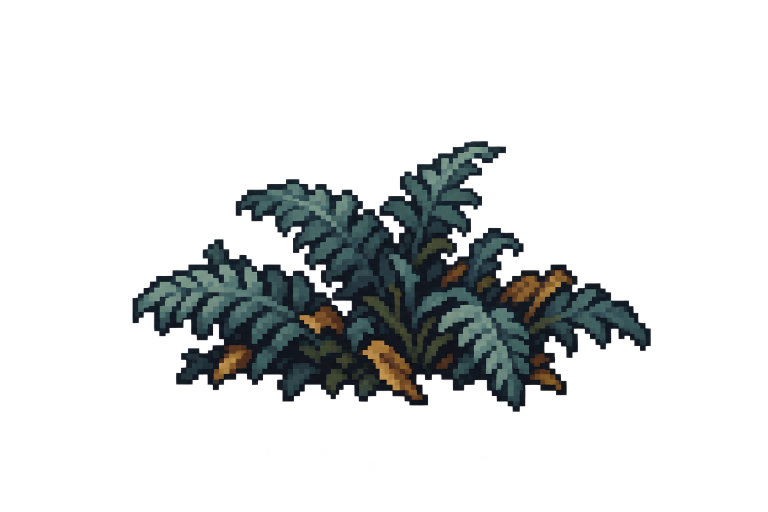
#> input picture docs/art-production/world-polish-20261025/sources/fern_raw.png, 1536 x 1024 px (shown at 1/2 size); its folder holds 3 pictures in this run
$ python build.py ../../../docs/art-production/world-polish-20261025/sources/basic_dodge_raw.png
#> lines starting #> are read from the running program, lines starting #| are printed output that depends on the picture; after the words box and inside, x2 and y2 are one past the last pixel; in counts of white or black regions, pixels touching at a corner belong together
### tools/art_pipeline/common.py
"""Helpers shared by the art pipelines.

Pipelines run as scripts (``python3 tools/art_pipeline/<name>/build.py``), so each
one makes this module importable with the same two lines before its other
imports::

    sys.path.insert(0, str(Path(__file__).resolve().parents[1]))
    import common  # noqa: E402

Every helper keeps the behaviour of the per-pipeline copies it replaced. Where
the copies differed (error type, JSON escaping), the difference is an explicit
parameter so generated files stay byte-identical.
"""

from __future__ import annotations

import hashlib
import json
from pathlib import Path
from typing import Any, Callable, Iterable

_CHUNK_BYTES = 1024 * 1024


def sha256_file(path: Path) -> str:
    """Hex SHA-256 of a file, read in 1 MiB blocks."""
    digest = hashlib.sha256()
    with Path(path).open("rb") as handle:
        for block in iter(lambda: handle.read(_CHUNK_BYTES), b""):
            digest.update(block)
    return digest.hexdigest()


# [57 lines left out: functions display_path, load_json, write_json, guard_generated_output, not called in this run]


# Checkout roots that earlier host layouts baked into recipes and manifests as
# absolute paths. The first entry is the root those files were last rewritten to;
# the later ones are roots that appear only in recorded hashes.
LEGACY_ROOTS = ("/data/paseo-makeitbig/project", "/data/repo/makeitbig")
REPO_ROOT = Path(__file__).resolve().parents[2]


# [31 lines left out: functions rebase_legacy_path, config_hash_matches, not called in this run]

### tools/art_pipeline/world_polish_v01/build.py
#!/usr/bin/env python3
"""Technical packing only: alpha threshold, uniform nearest sampling, padding.

Original generated pixels and prompts remain in docs/art-production. No old
sprite pixels or programmatically painted artwork are used. --verify computes
outputs in memory and compares without mutating production files.
"""
from pathlib import Path
from fractions import Fraction
import importlib.util
import io
import json
import sys
from PIL import Image

sys.path.insert(0, str(Path(__file__).resolve().parents[1]))  # art_pipeline/common.py
import common  # noqa: E402

ROOT = Path(__file__).resolve().parents[3]
SOURCE = ROOT / 'docs/art-production/world-polish-20261025'
OUT = ROOT / 'art/production/p1/world_polish_v01'
SIZES = {'fern': (48, 32), 'mushrooms': (32, 24), 'votives': (32, 24),
         'relic': (48, 32), 'piercing_arrow': (32, 32),
         'hunter_mark': (32, 32), 'dash': (32, 32), 'basic_dodge': (32, 32)}
ICONS = ['piercing_arrow', 'hunter_mark', 'dash', 'basic_dodge']


def json_bytes(value):
    return (json.dumps(value, indent=2, sort_keys=True) + '\n').encode()


def compile_pack():
    outputs, entries = {}, {}
    for name, (w, h) in SIZES.items():
        path = SOURCE / 'sources' / (name + '_raw.png')
        raw = Image.open(path).convert('RGBA')
#> raw is the input picture: PIL image 1536x1024 RGBA; mean R, G, B, A 11.9, 15.4, 16, 44.4
        alpha = raw.getchannel('A').point(lambda a: 255 if a >= 240 else 0)
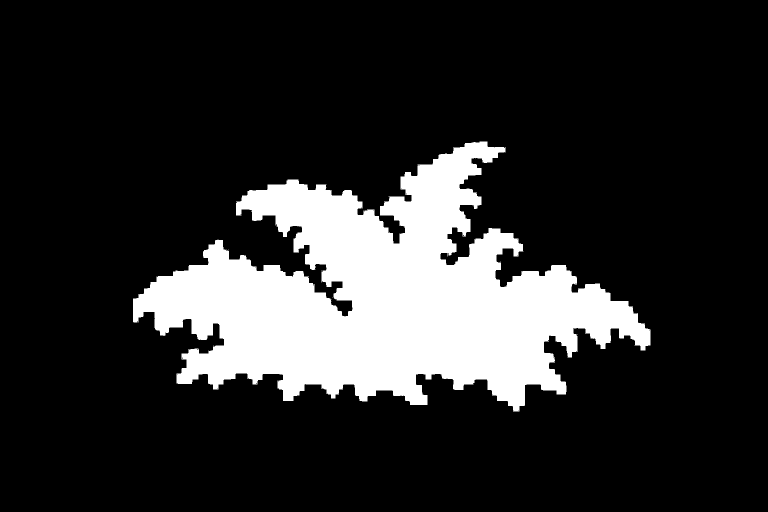
#> alpha: PIL image 1536x1024 L (shown at 1/2 size); 17.2% white; 7 white regions (6 under 20 px), largest, box (x1, y1, x2, y2) and area: (266, 283, 1301, 823) 270873
        box = alpha.getbbox()
#> box = (266, 283, 1301, 823)
        if box is None:
            raise ValueError(name + ': no occupied pixels')
        raw.putalpha(alpha)
        cropped = raw.crop(box)
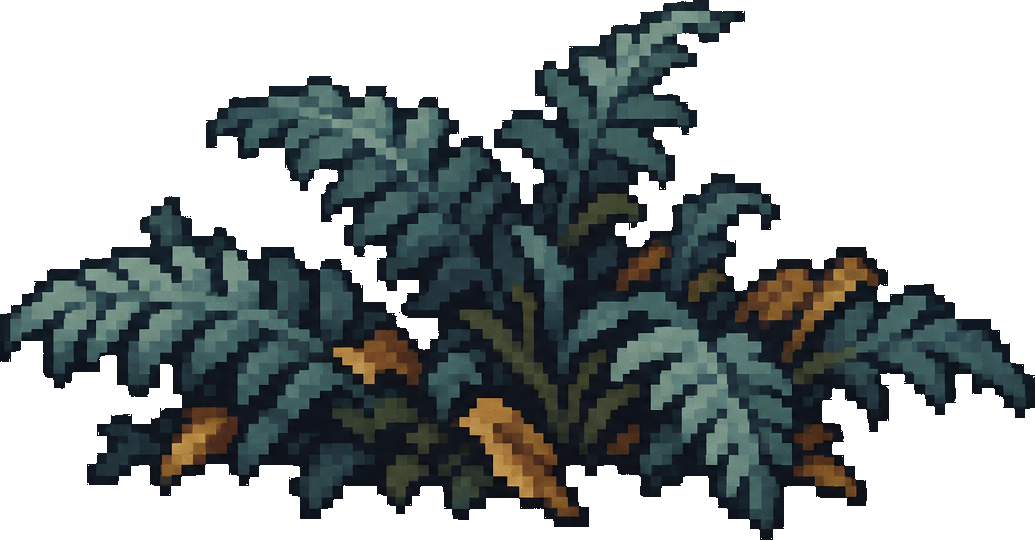
#> cropped: PIL image 1035x540 RGBA; mean R, G, B, A 31, 39.7, 41.1, 123.6; transparent parts drawn white
        scale = min(Fraction(w - 4, cropped.width), Fraction(h - 4, cropped.height))
        dw = max(1, (cropped.width * scale.numerator + scale.denominator - 1) // scale.denominator)
#> dw = 44
        dh = max(1, (cropped.height * scale.numerator + scale.denominator - 1) // scale.denominator)
#> dh = 23
        # Both axes use the SAME rational scale; no aspect-changing resize.
        sampled = Image.new('RGBA', (dw, dh))
#> sampled: PIL image 44x23 RGBA; every value is 0
        for y in range(dh):
            sy = min(cropped.height - 1, (2*y+1)*scale.denominator // (2*scale.numerator))
            for x in range(dw):
                sx = min(cropped.width - 1, (2*x+1)*scale.denominator // (2*scale.numerator))
                pixel = cropped.getpixel((sx, sy))
                sampled.putpixel((x, y), pixel if pixel[3] else (0, 0, 0, 0))
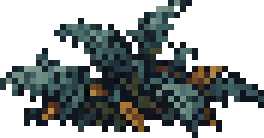
#> sampled: PIL image 44x23 RGBA (shown 6 times larger); mean R, G, B, A 23.5, 29.4, 29.3, 125.2; transparent parts drawn white
        canvas = Image.new('RGBA', (w, h))
#> canvas: PIL image 48x32 RGBA; every value is 0
        top = (h-dh)//2 if name in ICONS else h-2-dh
#> top = 7
        left = (w-dw)//2
#> left = 2
        canvas.paste(sampled, (left, top))
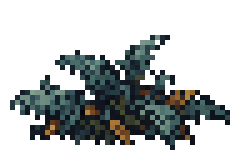
#> canvas: PIL image 48x32 RGBA (shown 5 times larger); mean R, G, B, A 15.5, 19.4, 19.3, 82.5; transparent parts drawn white
        occupied = canvas.getchannel('A').getbbox()
#> occupied = (2, 7, 46, 30)
        assert occupied and occupied[0] >= 2 and occupied[1] >= 2
        assert occupied[2] <= w-2 and occupied[3] <= h-2
        buf = io.BytesIO()
        canvas.save(buf, format='PNG', optimize=False)
        outputs[name + '.png'] = buf.getvalue()
        entries[name] = {'path': 'res://art/production/p1/world_polish_v01/' + name + '.png',
                         'canvas': [w, h], 'anchor': [w//2, h//2 if name in ICONS else h-2],
                         'occupied_rect': [occupied[0], occupied[1], occupied[2]-occupied[0], occupied[3]-occupied[1]],
                         'source_sha256': common.sha256_file(path),
                         'prompt_sha256': common.sha256_file(SOURCE/'prompts'/(name+'.txt')),
                         'source_box': list(box), 'scale': [scale.numerator, scale.denominator]}
    outputs['assets.json'] = json_bytes({'schema_version': 1, 'generator': 'built-in image_gen; original assets',
                                       'packing': 'alpha>=240; uniform rational nearest; no alpha border fix',
                                       'assets': entries})
    outputs['combat_atlas.json'] = json_bytes({'schema_version': 1, 'sprites': [
        {'id': 'action.'+name, 'type': 'ui_icon', 'texture': name+'.png',
         'rect': [0, 0, 32, 32], 'anchor': [16, 16]} for name in ICONS]})
    return outputs


def main():
    outputs = compile_pack()
    if '--verify' in sys.argv:
        for name, data in outputs.items():
            assert (OUT/name).read_bytes() == data, name + ': stale output'
        print('WORLD_POLISH_PACK_VERIFY_PASS: 8 original assets; byte-identical')
        return
    OUT.mkdir(parents=True, exist_ok=True)
    spec = importlib.util.spec_from_file_location('actor_import_recipe', ROOT/'tools/art_pipeline/actors_v02/build.py')
    module = importlib.util.module_from_spec(spec)
    spec.loader.exec_module(module)
    for name, data in outputs.items():
        path = OUT/name
        path.write_bytes(data)
        if path.suffix == '.png':
            module.sidecar(path)  # shared proven UID-preserving import recipe
    print('WORLD_POLISH_PACK_PASS: 8 original assets')


if __name__ == '__main__':
#> (the run stopped early here; a loop or call above may not have finished)
